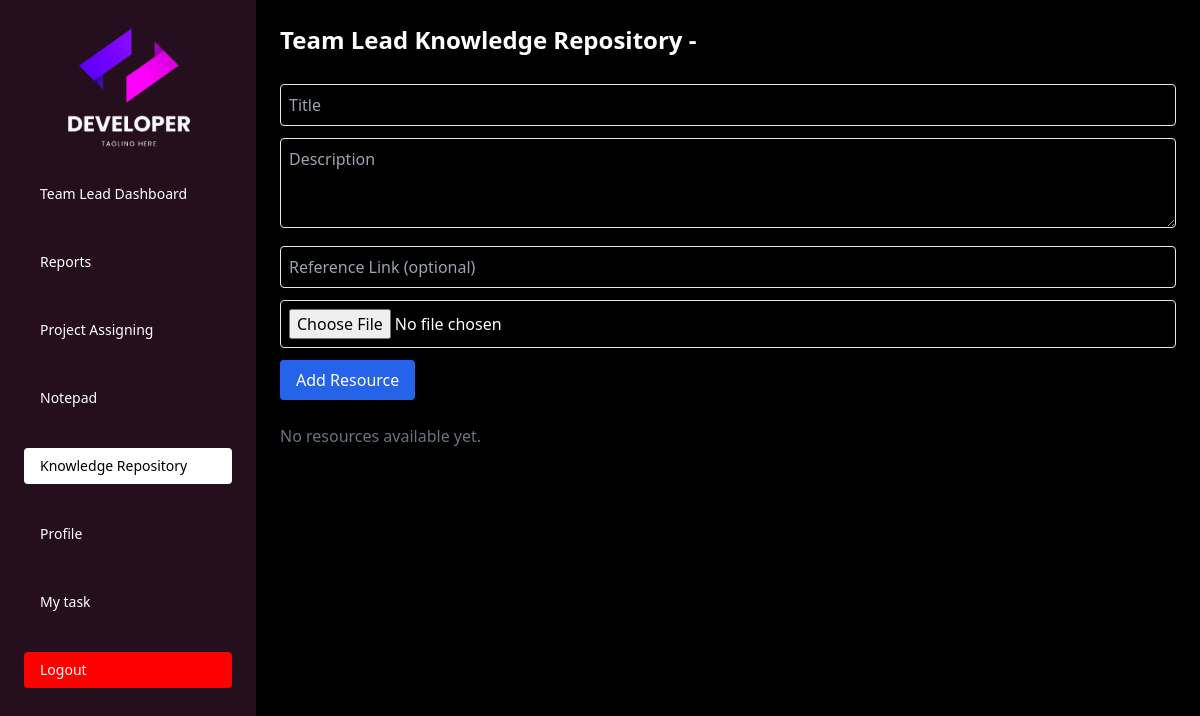
Page /teamlead_repository/ (signed in) on the earlier database version.
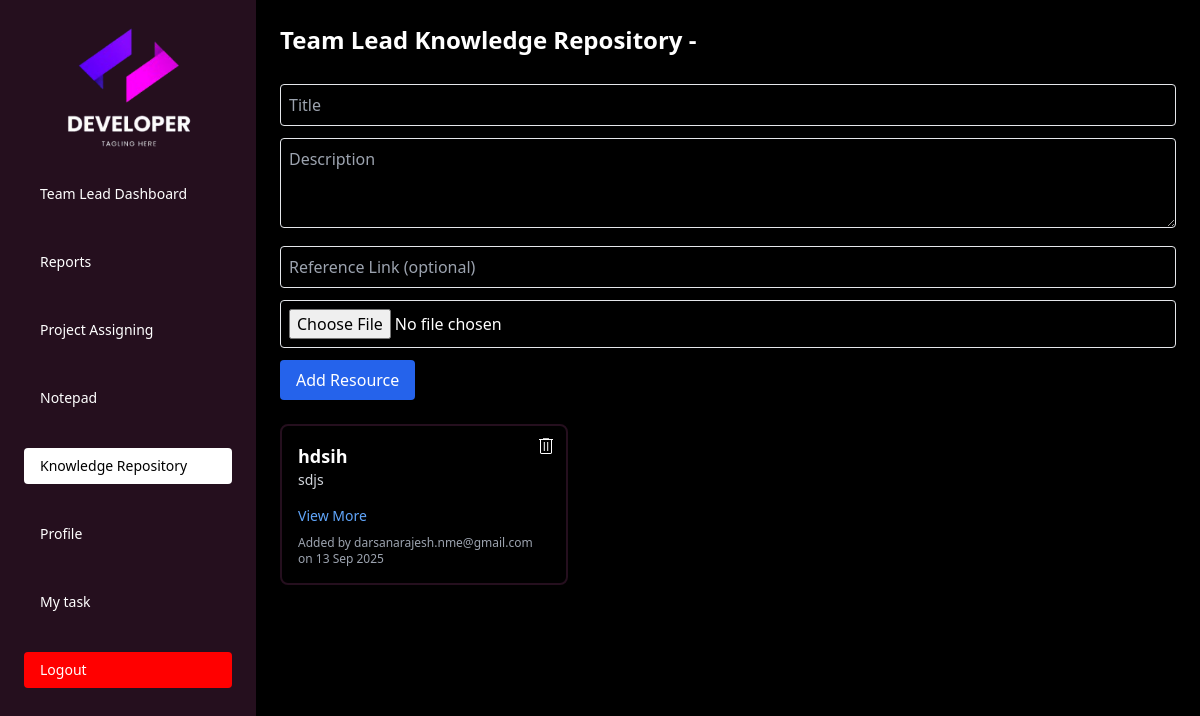
Same page on the later database version.
### monitoringapp/models.py (models this page shows, shortened)
class Knowledge(models.Model):
    department = models.ForeignKey("Department", on_delete=models.CASCADE)
    user = models.ForeignKey(User, on_delete=models.CASCADE)   # ✅ use your custom User
    title = models.CharField(max_length=255)
    description = models.TextField(blank=True, null=True)
    file = models.FileField(upload_to="knowledge_files/", blank=True, null=True, max_length=500)
    link = models.URLField(blank=True, null=True)
    created_at = models.DateTimeField(auto_now_add=True)

class User(models.Model):
    STATUS_CHOICES = (
        ('active', 'Active'),
        ('inactive', 'Inactive'),
    )
    name = models.CharField(max_length=150)
    employee_id = models.CharField(max_length=50, unique=True)
    email = models.EmailField(unique=True)
    phone = models.CharField(max_length=15, blank=True, null=True)
    department = models.ForeignKey(Department, on_delete=models.SET_NULL, null=True)
    team = models.ForeignKey(Team, on_delete=models.SET_NULL, null=True, blank=True)
    job_Position = models.CharField(max_length=100)
    designation = models.CharField(max_length=100)
    work_location = models.CharField(max_length=150, blank=True, null=True)
    joining_date = models.DateField(auto_now_add=True)
    username = models.CharField(max_length=100, unique=True)
    password = models.CharField(max_length=128)
    status = models.CharField(max_length=10, choices=STATUS_CHOICES, default='inactive')
    profile_image = models.ImageField(upload_to='user_images/', blank=True, null=True)
    last_login_time = models.DateTimeField(null=True, blank=True)
    last_logout_time = models.DateTimeField(null=True, blank=True)

### monitoringapp/views.py (the view, shortened to what this page needs)
# urls.py: path("teamlead_repository/", views.teamlead_repository, name="teamlead_repository"),
def teamlead_repository(request):
    user = get_object_or_404(User, id=request.session.get("user_id"))
    knowledge_items = Knowledge.objects.filter(department=user.department).order_by("-created_at")
    return render(request, "teamlead_repository.html", {"knowledge_items": knowledge_items})

### monitoringapp/templates/teamlead_repository.html (shortened to what this page needs)
{% load static %}
{% load tz %}
<!DOCTYPE html>
<html lang="en">
<head>
  <script src="https://cdn.tailwindcss.com"></script>
  <link rel="stylesheet" href="{% static 'css/admin.css' %}">
</head>
<body class="bg-black text-white font-sans select-none">
<div id="sidebar" class="fixed top-0 left-0 h-full w-64 bg-[#250f1e] text-white p-6 z-50 transform -translate-x-full md:translate-x-0 transition-transform duration-300 ease-in-out">
  <div class="flex items-center justify-between mb-6">
    <div class="w-full flex justify-center select-none">
      <img src="{% static 'images/logo.png' %}" alt="Logo" class="w-32 h-32 object-contain">
    </div>
  </div>
  <nav class="select-none">
    <ul class="space-y-8 text-sm">
      <li>
        <a href="{% url 'teamlead_dashboard' %}" class="block py-2 px-4 rounded hover:bg-white hover:text-[#151a37]">
          Team Lead Dashboard
        </a>
      </li>
      <li>
        <a href="{% url 'teamlead_reports' %}" class="block py-2 px-4 rounded hover:bg-white hover:text-[#151a37]">
          Reports
        </a>
      </li>
      <li>
        <a href="{% url 'teamlead_project_assigning' %}" class="block py-2 px-4 rounded hover:bg-white hover:text-[#151a37]">
          Project Assigning
        </a>
      </li>
      <li>
        <a href="{% url 'teamlead_notepad' %}" class="block py-2 px-4 rounded hover:bg-white hover:text-black">Notepad</a>
      </li>
      <li>
        <a href="{% url 'teamlead_repository' %}" class="block py-2 px-4 rounded bg-white text-black">Knowledge Repository</a>
      </li>
      <li>
        <a href="{% url 'teamlead_profile' %}" class="block py-2 px-4 rounded hover:bg-white hover:text-black">Profile</a>
      </li>
      <li>
        <a href="{% url 'teamlead_task' %}" class="block py-2 px-4 rounded hover:bg-white hover:text-black">My task</a>
      </li>
      <li>
        <a href="{% url 'teamlead_logout' %}" class="block py-2 px-4 rounded bg-[red] text-white">Logout</a>
      </li>
    </ul>
  </nav>
</div>
<div class="ml-0 md:ml-64 p-4 md:p-6 max-md:mt-[5rem]">
  <h1 class="text-2xl font-bold mb-4">
    Team Lead Knowledge Repository - {{ request.user.department.name }}
  </h1>
  <form method="POST" enctype="multipart/form-data" class="space-y-3 mb-6">
    <input type="text" name="title" placeholder="Title" class="w-full border p-2 rounded" required>
    <textarea name="description" rows="3" placeholder="Description" class="w-full border p-2 rounded"></textarea>
    <input type="url" name="link" placeholder="Reference Link (optional)" class="w-full border p-2 rounded">
    <input type="file" name="file" class="w-full border p-2 rounded">
    <button type="submit" class="px-4 py-2 bg-blue-600 text-white rounded">Add Resource</button>
  </form>
  <div class="grid grid-cols-1 md:grid-cols-3 gap-4">
    {% for item in knowledge_items %}
      <div class="relative p-4 rounded-lg shadow border-2 border-[#250f1e] bg-transparent text-white">
        <form method="POST" action="{% url 'teamlead_repository_delete' item.id %}" class="absolute top-2 right-2">
          <button type="submit" class="text-red-500 hover:text-red-700" title="Delete">
          </button>
        </form>
        <h2 class="font-semibold text-lg">{{ item.title }}</h2>
        <p class="text-gray-300 text-sm mb-2 line-clamp-3">{{ item.description }}</p>
        <button type="button" onclick="openTeamleadRepositoryModal('{{ item.id }}')"
                class="mt-2 text-blue-400 hover:underline text-sm">
          View More
        </button>
        <p class="text-xs text-gray-400 mt-2">
          Added by {{ item.user.username }} on {{ item.created_at|date:"d M Y" }}
        </p>
      </div>
    {% empty %}
      <p class="col-span-3 text-gray-500">No resources available yet.</p>
    {% endfor %}
  </div>
</div>
</body>
</html>

Differences in the rows shown:
added Knowledge: title "hdsih", description "sdjs", user.username "darsanarajesh.nme@gmail.com", created_at "13 Sep 2025"
Other differences:
text no longer shown: "No resources available yet."
